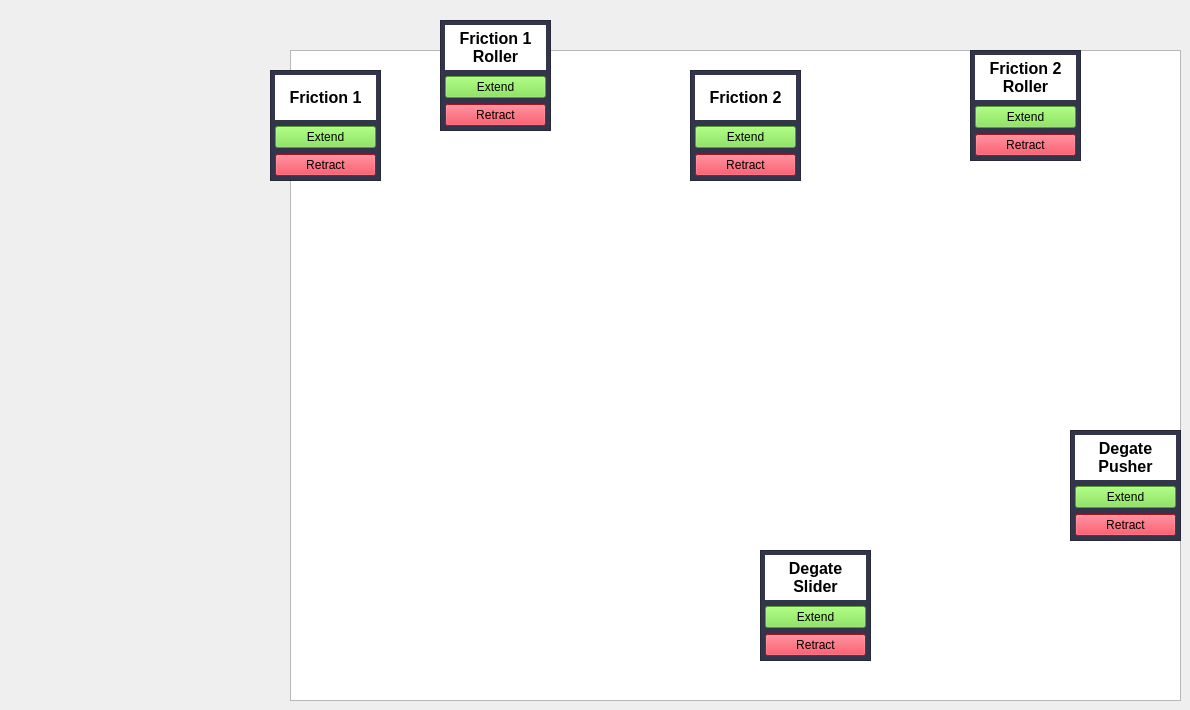
              <widget class="QWidget" name="module_1">
               <widget class="QGraphicsView" name="graphicsView">
                <property name="geometry">
                 <rect>
                  <x>290</x>
                  <y>50</y>
                  <width>891</width>
                  <height>651</height>
                 </rect>
                </property>
                <property name="styleSheet">
                 <string notr="true">background-image: url(:/module_image/HMI/Degate/DegateISOView.png);</string>
                </property>
               </widget>
               <widget class="QFrame" name="frame_51">
                <property name="geometry">
                 <rect>
                  <x>270</x>
                  <y>70</y>
                  <width>111</width>
                  <height>111</height>
                 </rect>
                </property>
                <property name="styleSheet">
                 <string notr="true">background-color:rgb(51, 53, 74)</string>
                </property>
                <property name="frameShape">
                 <enum>QFrame::StyledPanel</enum>
                </property>
                <property name="frameShadow">
                 <enum>QFrame::Raised</enum>
                </property>
                <layout class="QHBoxLayout" name="horizontalLayout_20">
                 <property name="leftMargin">
                  <number>4</number>
                 </property>
                 <property name="topMargin">
                  <number>4</number>
                 </property>
                 <property name="rightMargin">
                  <number>4</number>
                 </property>
                 <property name="bottomMargin">
                  <number>4</number>
                 </property>
                 <item>
                  <layout class="QVBoxLayout" name="verticalLayout_18">
                   <item>
                    <widget class="QLabel" name="label_3">
                     <property name="font">
                      <font>
                       <pointsize>12</pointsize>
                       <bold>true</bold>
                      </font>
                     </property>
                     <property name="styleSheet">
                      <string notr="true">background-color: rgb(255, 255, 255);</string>
                     </property>
                     <property name="text">
                      <string>Friction 1</string>
                     </property>
                     <property name="alignment">
                      <set>Qt::AlignCenter</set>
                     </property>
                    </widget>
                   </item>
                   <item>
                    <widget class="QPushButton" name="pushButton">
                     <property name="styleSheet">
                      <string notr="true">background-color: rgb(118, 223, 62);</string>
                     </property>
                     <property name="text">
                      <string>Extend</string>
                     </property>
                    </widget>
                   </item>
                   <item>
                    <widget class="QPushButton" name="pushButton_2">
                     <property name="styleSheet">
                      <string notr="true">background-color: rgb(255, 16, 40);</string>
                     </property>
                     <property name="text">
                      <string>Retract</string>
                     </property>
                    </widget>
                   </item>
                  </layout>
                 </item>
                </layout>
               </widget>
               <widget class="QFrame" name="frame_52">
                <property name="geometry">
                 <rect>
                  <x>690</x>
                  <y>70</y>
                  <width>111</width>
                  <height>111</height>
                 </rect>
                </property>
                <property name="styleSheet">
                 <string notr="true">background-color:rgb(51, 53, 74)</string>
                </property>
                <property name="frameShape">
                 <enum>QFrame::StyledPanel</enum>
                </property>
                <property name="frameShadow">
                 <enum>QFrame::Raised</enum>
                </property>
                <layout class="QHBoxLayout" name="horizontalLayout_27">
                 <property name="leftMargin">
                  <number>4</number>
                 </property>
                 <property name="topMargin">
                  <number>4</number>
                 </property>
                 <property name="rightMargin">
                  <number>4</number>
                 </property>
                 <property name="bottomMargin">
                  <number>4</number>
                 </property>
                 <item>
                  <layout class="QVBoxLayout" name="verticalLayout_20">
                   <item>
                    <widget class="QLabel" name="label_4">
                     <property name="font">
                      <font>
                       <pointsize>12</pointsize>
                       <bold>true</bold>
                      </font>
                     </property>
                     <property name="styleSheet">
                      <string notr="true">background-color: rgb(255, 255, 255);</string>
                     </property>
                     <property name="text">
                      <string>Friction 2</string>
                     </property>
                     <property name="alignment">
                      <set>Qt::AlignCenter</set>
                     </property>
                    </widget>
                   </item>
                   <item>
                    <widget class="QPushButton" name="pushButton_3">
                     <property name="styleSheet">
                      <string notr="true">background-color: rgb(118, 223, 62);</string>
                     </property>
                     <property name="text">
                      <string>Extend</string>
                     </property>
                    </widget>
                   </item>
                   <item>
                    <widget class="QPushButton" name="pushButton_4">
                     <property name="styleSheet">
                      <string notr="true">background-color: rgb(255, 16, 40);</string>
                     </property>
                     <property name="text">
                      <string>Retract</string>
                     </property>
                    </widget>
                   </item>
                  </layout>
                 </item>
                </layout>
               </widget>
               <widget class="QFrame" name="frame_53">
                <property name="geometry">
                 <rect>
                  <x>760</x>
                  <y>550</y>
                  <width>111</width>
                  <height>111</height>
                 </rect>
                </property>
                <property name="styleSheet">
                 <string notr="true">background-color:rgb(51, 53, 74)</string>
                </property>
                <property name="frameShape">
                 <enum>QFrame::StyledPanel</enum>
                </property>
                <property name="frameShadow">
                 <enum>QFrame::Raised</enum>
                </property>
                <layout class="QHBoxLayout" name="horizontalLayout_36">
                 <property name="leftMargin">
                  <number>4</number>
                 </property>
                 <property name="topMargin">
                  <number>4</number>
                 </property>
                 <property name="rightMargin">
                  <number>4</number>
                 </property>
                 <property name="bottomMargin">
                  <number>4</number>
                 </property>
                 <item>
                  <layout class="QVBoxLayout" name="verticalLayout_52">
                   <item>
                    <widget class="QLabel" name="label_7">
                     <property name="font">
                      <font>
                       <pointsize>12</pointsize>
                       <bold>true</bold>
                      </font>
                     </property>
                     <property name="styleSheet">
                      <string notr="true">background-color: rgb(255, 255, 255);</string>
                     </property>
                     <property name="text">
                      <string>Degate Slider</string>
                     </property>
                     <property name="alignment">
                      <set>Qt::AlignCenter</set>
                     </property>
                     <property name="wordWrap">
                      <bool>true</bool>
                     </property>
                    </widget>
                   </item>
                   <item>
                    <widget class="QPushButton" name="pushButton_9">
                     <property name="styleSheet">
                      <string notr="true">background-color: rgb(118, 223, 62);</string>
                     </property>
                     <property name="text">
                      <string>Extend</string>
                     </property>
                    </widget>
                   </item>
                   <item>
                    <widget class="QPushButton" name="pushButton_10">
                     <property name="styleSheet">
                      <string notr="true">background-color: rgb(255, 16, 40);</string>
                     </property>
                     <property name="text">
                      <string>Retract</string>
                     </property>
                    </widget>
                   </item>
                  </layout>
                 </item>
                </layout>
               </widget>
               <widget class="QFrame" name="frame_54">
                <property name="geometry">
                 <rect>
                  <x>1070</x>
                  <y>430</y>
                  <width>111</width>
                  <height>111</height>
                 </rect>
                </property>
                <property name="styleSheet">
                 <string notr="true">background-color:rgb(51, 53, 74)</string>
                </property>
                <property name="frameShape">
                 <enum>QFrame::StyledPanel</enum>
                </property>
                <property name="frameShadow">
                 <enum>QFrame::Raised</enum>
                </property>
                <layout class="QHBoxLayout" name="horizontalLayout_38">
                 <property name="leftMargin">
                  <number>4</number>
                 </property>
                 <property name="topMargin">
                  <number>4</number>
                 </property>
                 <property name="rightMargin">
                  <number>4</number>
                 </property>
                 <property name="bottomMargin">
                  <number>4</number>
                 </property>
                 <item>
                  <layout class="QVBoxLayout" name="verticalLayout_53">
                   <item>
                    <widget class="QLabel" name="label_8">
                     <property name="font">
                      <font>
                       <pointsize>12</pointsize>
                       <bold>true</bold>
                      </font>
                     </property>
                     <property name="styleSheet">
                      <string notr="true">background-color: rgb(255, 255, 255);</string>
                     </property>
                     <property name="text">
                      <string>Degate Pusher</string>
                     </property>
                     <property name="alignment">
                      <set>Qt::AlignCenter</set>
                     </property>
                     <property name="wordWrap">
                      <bool>true</bool>
                     </property>
                    </widget>
                   </item>
                   <item>
                    <widget class="QPushButton" name="pushButton_11">
                     <property name="styleSheet">
                      <string notr="true">background-color: rgb(118, 223, 62);</string>
                     </property>
                     <property name="text">
                      <string>Extend</string>
                     </property>
                    </widget>
                   </item>
                   <item>
                    <widget class="QPushButton" name="pushButton_12">
                     <property name="styleSheet">
                      <string notr="true">background-color: rgb(255, 16, 40);</string>
                     </property>
                     <property name="text">
                      <string>Retract</string>
                     </property>
                    </widget>
                   </item>
                  </layout>
                 </item>
                </layout>
               </widget>
               <widget class="QFrame" name="frame_55">
                <property name="geometry">
                 <rect>
                  <x>970</x>
                  <y>50</y>
                  <width>111</width>
                  <height>111</height>
                 </rect>
                </property>
                <property name="styleSheet">
                 <string notr="true">background-color:rgb(51, 53, 74)</string>
                </property>
                <property name="frameShape">
                 <enum>QFrame::StyledPanel</enum>
                </property>
                <property name="frameShadow">
                 <enum>QFrame::Raised</enum>
                </property>
                <layout class="QHBoxLayout" name="horizontalLayout_39">
                 <property name="leftMargin">
                  <number>4</number>
                 </property>
                 <property name="topMargin">
                  <number>4</number>
                 </property>
                 <property name="rightMargin">
                  <number>4</number>
                 </property>
                 <property name="bottomMargin">
                  <number>4</number>
                 </property>
                 <item>
                  <layout class="QVBoxLayout" name="verticalLayout_55">
                   <item>
                    <widget class="QLabel" name="label_9">
                     <property name="font">
                      <font>
                       <pointsize>12</pointsize>
                       <bold>true</bold>
                      </font>
                     </property>
                     <property name="styleSheet">
                      <string notr="true">background-color: rgb(255, 255, 255);</string>
                     </property>
                     <property name="text">
                      <string>Friction 2 Roller</string>
                     </property>
                     <property name="alignment">
                      <set>Qt::AlignCenter</set>
                     </property>
                     <property name="wordWrap">
                      <bool>true</bool>
                     </property>
                    </widget>
                   </item>
                   <item>
                    <widget class="QPushButton" name="pushButton_13">
                     <property name="styleSheet">
                      <string notr="true">background-color: rgb(118, 223, 62);</string>
                     </property>
                     <property name="text">
                      <string>Extend</string>
                     </property>
                    </widget>
                   </item>
                   <item>
                    <widget class="QPushButton" name="pushButton_14">
                     <property name="styleSheet">
                      <string notr="true">background-color: rgb(255, 16, 40);</string>
                     </property>
                     <property name="text">
                      <string>Retract</string>
                     </property>
                    </widget>
                   </item>
                  </layout>
                 </item>
                </layout>
               </widget>
               <widget class="QFrame" name="frame_56">
                <property name="geometry">
                 <rect>
                  <x>440</x>
                  <y>20</y>
                  <width>111</width>
                  <height>111</height>
                 </rect>
                </property>
                <property name="styleSheet">
                 <string notr="true">background-color:rgb(51, 53, 74)</string>
                </property>
                <property name="frameShape">
                 <enum>QFrame::StyledPanel</enum>
                </property>
                <property name="frameShadow">
                 <enum>QFrame::Raised</enum>
                </property>
                <layout class="QHBoxLayout" name="horizontalLayout_40">
                 <property name="leftMargin">
                  <number>4</number>
                 </property>
                 <property name="topMargin">
                  <number>4</number>
                 </property>
                 <property name="rightMargin">
                  <number>4</number>
                 </property>
                 <property name="bottomMargin">
                  <number>4</number>
                 </property>
                 <item>
                  <layout class="QVBoxLayout" name="verticalLayout_56">
                   <item>
                    <widget class="QLabel" name="label_10">
                     <property name="font">
                      <font>
                       <pointsize>12</pointsize>
                       <bold>true</bold>
                      </font>
                     </property>
                     <property name="styleSheet">
                      <string notr="true">background-color: rgb(255, 255, 255);</string>
                     </property>
                     <property name="text">
                      <string>Friction 1 Roller</string>
                     </property>
                     <property name="scaledContents">
                      <bool>false</bool>
                     </property>
                     <property name="alignment">
                      <set>Qt::AlignCenter</set>
                     </property>
                     <property name="wordWrap">
                      <bool>true</bool>
                     </property>
                    </widget>
                   </item>
                   <item>
                    <widget class="QPushButton" name="pushButton_15">
                     <property name="styleSheet">
                      <string notr="true">background-color: rgb(118, 223, 62);</string>
                     </property>
                     <property name="text">
                      <string>Extend</string>
                     </property>
                    </widget>
                   </item>
                   <item>
                    <widget class="QPushButton" name="pushButton_16">
                     <property name="styleSheet">
                      <string notr="true">background-color: rgb(255, 16, 40);</string>
                     </property>
                     <property name="text">
                      <string>Retract</string>
                     </property>
                    </widget>
                   </item>
                  </layout>
                 </item>
                </layout>
               </widget>
              </widget>
